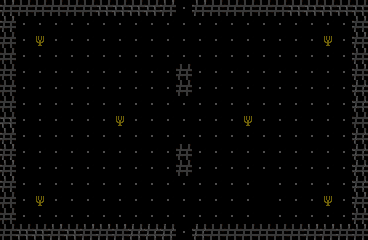

A 2D game scene composited from a Tiled map and its tileset images. What follows is a short description and the map's XML, with each tile layer's data collapsed to a summary:
An orthogonal 23x15 tile map with 16x16 px tiles, 1 tile layer (Capa de patrones 1) and 20 objects.

<map version="1.10" tiledversion="1.12.2" orientation="orthogonal" renderorder="right-down" width="23" height="15" tilewidth="16" tileheight="16" infinite="0" nextlayerid="4" nextobjectid="49">
 <tileset firstgid="1" name="tileset" tilewidth="16" tileheight="16" tilecount="64" columns="8">
  <image source="../tileset/tileset.png" width="128" height="128" />
 </tileset>
 <layer id="1" name="Capa de patrones 1" width="23" height="15">
  <data>[345 cells, 342 non-empty, 6 distinct tile ids]</data>
 </layer>
 <objectgroup id="3" name="spawnEnemigo">
  <object id="25" x="320" y="32" width="16" height="16" />
  <object id="27" x="32" y="192" width="16" height="16" />
  <object id="28" x="320" y="192" width="16" height="16" />
  <object id="31" x="32" y="32" width="16" height="16" />
  <object id="35" x="240" y="80" width="16" height="16" />
  <object id="37" x="240" y="144" width="16" height="16" />
  <object id="38" x="272" y="112" width="16" height="16" />
  <object id="39" x="208" y="112" width="16" height="16" />
  <object id="42" x="144" y="112" width="16" height="16" />
  <object id="43" x="80" y="112" width="16" height="16" />
  <object id="44" x="112" y="80" width="16" height="16" />
  <object id="46" x="112" y="144" width="16" height="16" />
 </objectgroup>
 <objectgroup id="2" name="colisiones">
  <object id="1" x="192" y="0" width="176" height="16" />
  <object id="4" x="192" y="224" width="160" height="16" />
  <object id="5" x="0" y="224" width="176" height="16" />
  <object id="8" x="16" y="0" width="160" height="16" />
  <object id="33" x="352" y="16" width="16" height="224" />
  <object id="41" x="0" y="0" width="16" height="224" />
  <object id="47" x="176" y="64" width="16" height="32" />
  <object id="48" x="176" y="144" width="16" height="32" />
 </objectgroup>
</map>
